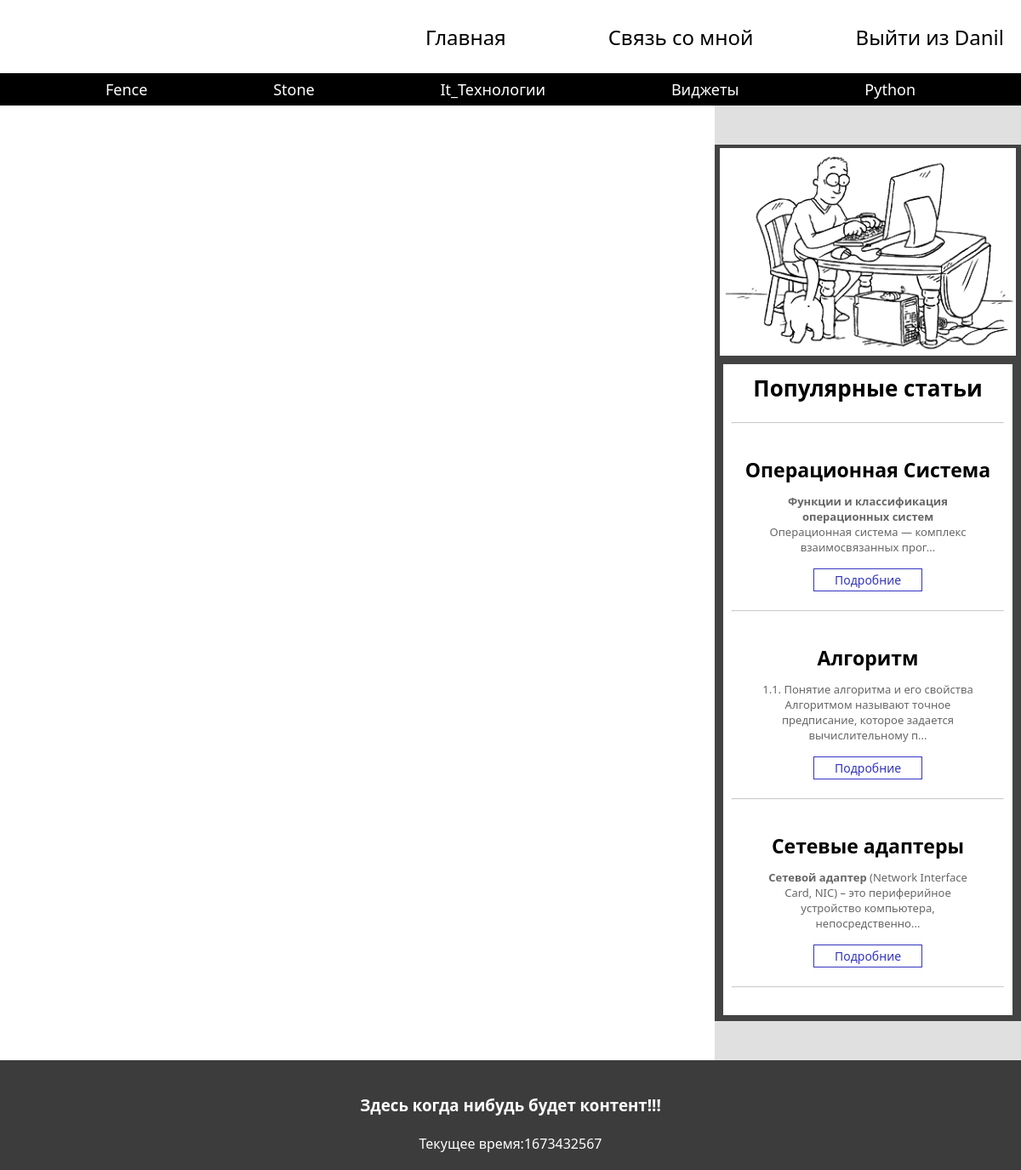
The app's page /categorie.php?id=1 (signed in) with its own data.
### tables this page shows
CREATE TABLE `articles_cat` (
  `id` int(11) UNSIGNED NOT NULL,
  `title` varchar(100) NOT NULL
);

CREATE TABLE `articles` (
  `id` int(11) UNSIGNED NOT NULL,
  `title` varchar(100) NOT NULL,
  `image` varchar(255) DEFAULT NULL,
  `text` text NOT NULL,
  `categorie_1` int(11) DEFAULT NULL,
  `pubdate` int(11) NOT NULL,
  `views` int(11) NOT NULL
);

### includ/db.php (called while the page is built, shortened)
<?php
    require "config.php";
    $mysqli = new mysqli(
        $config['db']['server'],
        $config['db']['username'],
        $config['db']['password'],
        $config['db']['name']
);
    $categories = mysqli_query($mysqli,"SELECT * FROM `articles_cat`");
    $articles_side = mysqli_query($mysqli,"SELECT * FROM `articles` ORDER BY `views` DESC LIMIT 3");
?>

### blocks/side.php (the view)
<aside>
            <div class="side">
            <div class="video-side">
                 <img src="./img/videoplayback.gif" width="348px"></img>
           </div>
           <div class="container-side">
                <h2>Популярные статьи</h2>
                <hr>
                <div class="views">
                    <?php
                    while($art = mysqli_fetch_assoc( $articles_side)){?>
                        <div class="view">
                            <h3><?php echo $art['title'];?></h3>
                            <p><?php echo mb_substr($art['text'],0,120,'utf-8').'...';?></p>
                            <a href="../articles.php?id=<?php echo $art['id']?>">Подробние</a>
                            <hr>
                        </div>
                        <?php };?>
                </div>
        </div>
    </div>
        </aside>

### blocks/header.php (shortened to what this page needs)
<?php require "includ/db.php"; ?>
<!DOCTYPE html>
<html lang="ru">
<head>
    <link rel="stylesheet" href="./css/style.css">
</head>
<body>
    <header>
        <nav>
            <label for="checkboxMenu">
                <ul class="menu touch">
                    <li class="logo"></li>
                    <li><a href="/">Главная</a></li>
                    <li><a href="about.php">Связь со мной</a></li>
                    <?php if ($_COOKIE['user'] == ''): ?>
                    <li><a href="login.php">Войти</a></li>
                    <?php else: ?>
                    <li><a href="../form/exit.php">Выйти из
                            <?php echo $_COOKIE['user']; ?>
                        </a></li>
                    <?php endif; ?>
                </ul>
            </label>
        </nav>
        <div class="bot-header">
            <div class="header-container">
                <?php while ($cats = mysqli_fetch_assoc($categories)) { ?>
                <a href="../categorie.php?id=<?php echo $cats['id'] ?>" class="categories">
                    <?php echo $cats['title']; ?>
                </a>
                <?php } ?>
            </div>
        </div>
    </header>

### css/style.css (style rules this page uses)
* { margin: 0; padding: 0; font-family: 'Segoe UI', Tahoma, Geneva, Verdana, sans-serif; }
body,html { overflow-x: hidden; background-color: rgb(224, 224, 224); }
header { background-color: #fff; }
nav { max-width: 1400px; width: 100%; margin: 0 auto; }
.menu { height: 86px; display: flex; justify-content: space-between; align-items: center; }
.menu li { list-style: none; padding: 10px 20px; }
.menu li a { text-decoration: none; color: #000; font-size: 24px; }
.logo { font-weight: bold; }
.logo:first-child { margin-right: 44%; }
.bot-header { background-color: #000; width: 100%; }
.header-container { height: 38px; max-width: 1100px; margin: 0 auto; align-items: center; display: flex; justify-content: space-around; align-items: center; }
.bot-header a { text-decoration: none; color: white; font-size: 18px; }
.side { width: 360px; background: rgba(0, 0, 0, 0.701); margin: 46px 0; border-bottom: 2px solid rgba(0, 0, 0, 0); }
.video-side { width: 360px; min-height: 170px; }
.video-side img { padding-left: 6px; padding-top: 4px; }
aside h2 { color: black; text-align: center; font-size: 26px; }
aside hr { margin: 22px 0; opacity: 0.5; }
.container-side { background-color: #fff; padding: 10px; width: 320px; margin: 5px auto; }
.view h3 { text-align: center; font-size: 23px; padding-top: 16px; }
.view p { text-align: center; font-size: 13px; color: rgba(0, 0, 0, 0.601); padding: 12px 26px; }
.view a { text-decoration: none; color: #3335c0; padding: 3px 2px; border: 1px solid #3335c0; display: block; text-align: center; margin: 4px 30%; font-size: 14px; }
@media screen and (max-width:1200px) { .logo:first-child { margin-right: 30%; } }

### records on screen
articles_cat: title "Fence"
articles_cat: title "Stone"
articles_cat: title "It_Технологии"
articles_cat: title "Виджеты"
articles_cat: title "Python"
articles: title "Операционная Система", text "Функции и классификация операционных систем Операционная система — комплекс взаимосвязанных прог"
articles: title "Алгоритм", text "1.1. Понятие алгоритма и его свойства Алгоритмом называют точное предписание, которое задается вычислительному п"
articles: title "Сетевые адаптеры", text "Сетевой адаптер (Network Interface Card, NIC) – это периферийное устройство компьютера, непосредственно"

### other values on screen
$_COOKIE['user'] "Danil"
